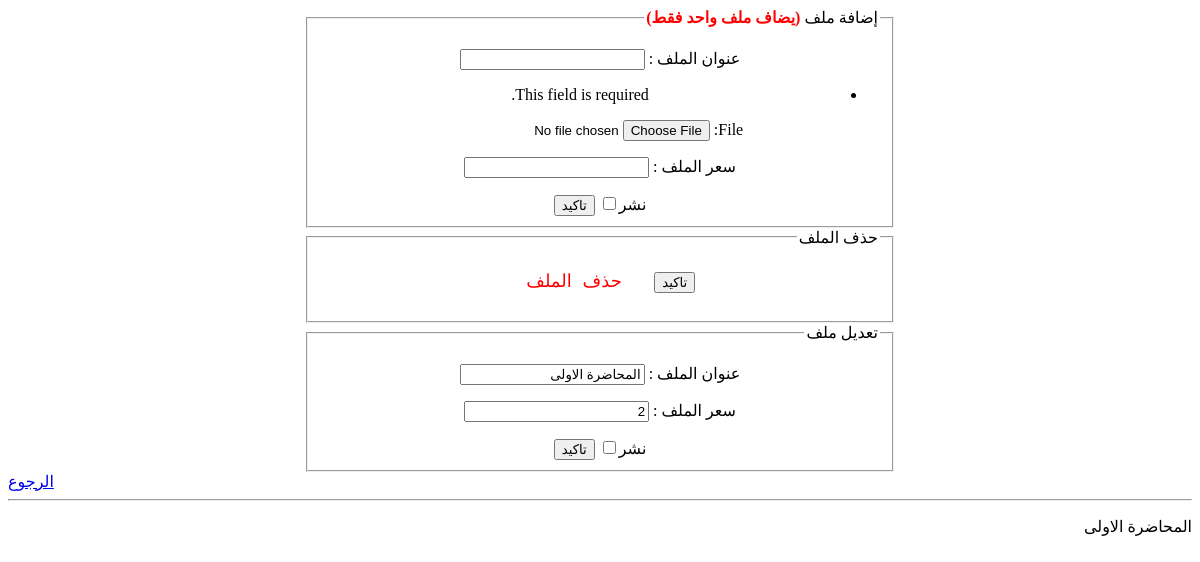
Before: /firstyear/main/firstsemester/GMA/Application/Application1 with the older database file.
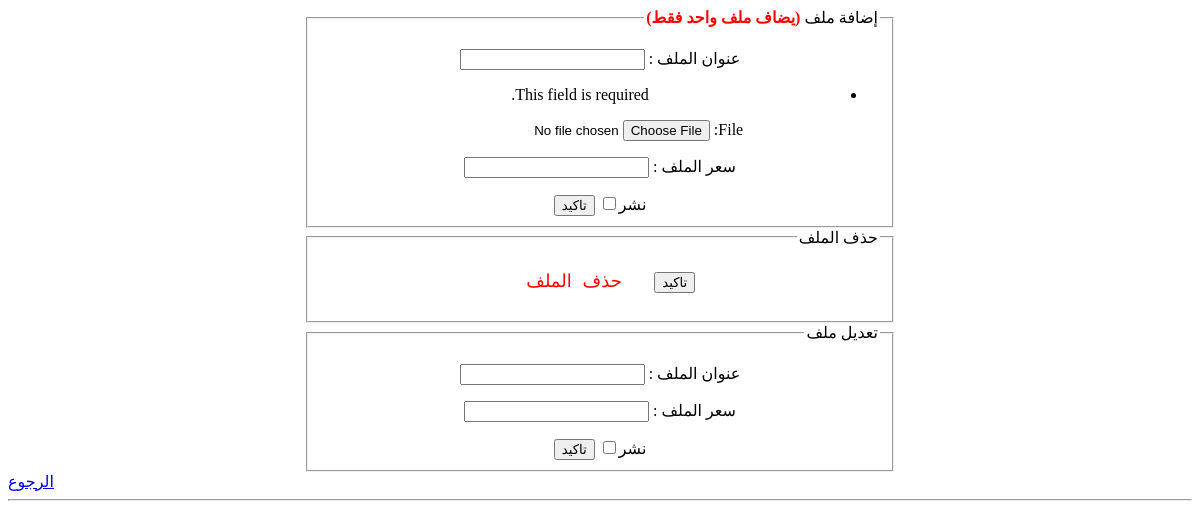
After: the same page with the newer database file.
### firstyear/models.py (models this page shows)
class Application1(models.Model):
    lname = models.CharField(max_length=55, null=False)
    lfile = models.FileField(upload_to='GMA/Application1')
    lprice = models.IntegerField(default=0, null=True, blank=True)
    publish = models.BooleanField(null=True, default=True)

### firstyear/views.py (the view, shortened to what this page needs)
# urls.py: path('main/firstsemester/GMA/Application/Application1', views.Application1, name='Application1'),
def Application1(request):
    list = AP1.objects.first()
    file = Form1(request.POST, request.FILES)
    return render(request, 'firstyear/GMA/Application1.html', {'names': list, 'form': file})

### firstyear/views.py
class Form1(forms.Form):
    file = forms.FileField()

### templates/firstyear/GMA/Application1.html (shortened to what this page needs)
<!DOCTYPE html>
<html lang="en">
<head>
</head>
<body>
<div style="text-align: center;">
    <center>
    <div align="center" style="width: 50%; height:50%">
        <form action="" enctype="multipart/form-data" method="POST">
            <fieldset dir="rtl">
                <legend>إضافة ملف <b style="color: red">(يضاف ملف واحد فقط)</b></legend>
                <p>
                    <label>عنوان الملف : <input name="name" type="text"/></label>
                </p>
                <p>
                    {{form.as_p}}
                </p>
                <p>
                    <label>سعر الملف : <input name="price" type="number"></label>
                </p>
                <label>نشر<input name="check" type="checkbox" value="checked"></label>
                <input name="add" type="submit" value="تاكيد">
            </fieldset>
        </form>
    </div></center>
</div>
<div style="text-align: center;">
<center>
    <div align="center" style="width: 50%; height:50%">
        <form method="POST">
                <fieldset dir="rtl">
                    <legend>حذف الملف</legend>
                    <pre style="color: red ;font-size: 18px">   <label><input name="delete" type="submit" value="تاكيد">   حذف الملف  </label>   </pre>
                </fieldset>
            </form>
    </div>
    </center>
</div>
<div style="text-align: center;">
    <center>
    <div align="center" style="width: 50%; height:50%">
        <form action="" enctype="multipart/form-data" method="POST">
            <fieldset dir="rtl">
                <legend>تعديل ملف</legend>
                <p>
                    <label>عنوان الملف : <input name="name" type="text" value="{{names.lname}}"></label>
                </p>
                <p>
                    <label>سعر الملف : <input name="price" type="number" value="{{names.lprice}}"></label>
                </p>
                {% if names.publish%}
                    <label>نشر<input name="check" type="checkbox" checked></label>
                    {% else%}
                    <label>نشر<input name="check" type="checkbox"></label>
                    {% endif %}
                <input name="edit" type="submit" value="تاكيد">
            </fieldset>
        </form>
    </div></center>
</div>
<a href="{% url 'Application'%}">الرجوع</a>
<hr>
<p align="right" dir="rtl">
    {{names.lname}}
</p>
</body>
</html>

Changed rows visible on the page:
removed Application1: name "المحاضرة الاولى", price "2", lname "المحاضرة الاولى"
